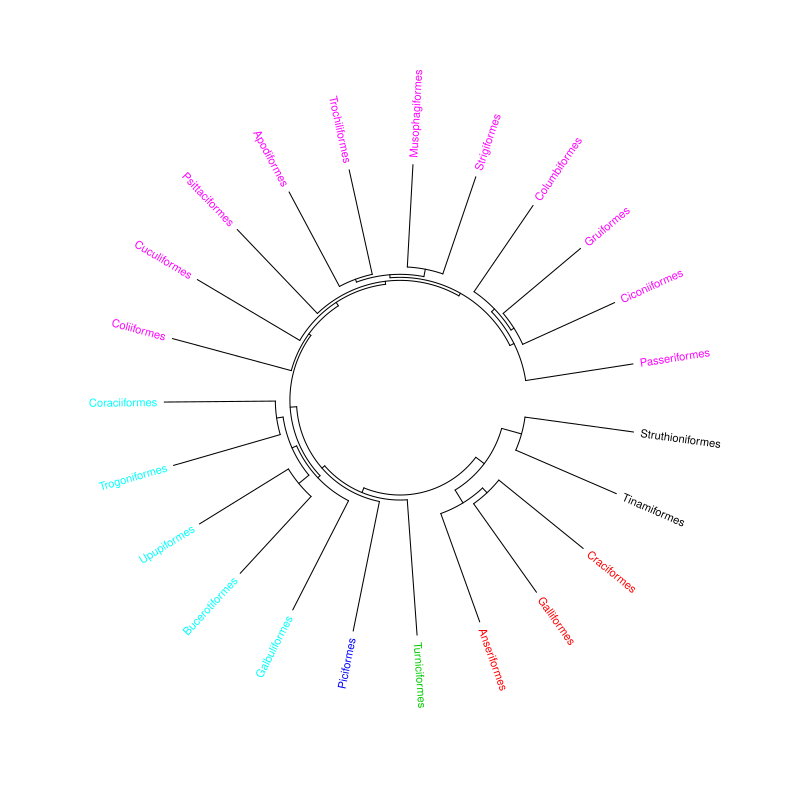

Recreate this plot in R.
library(ape)
data(bird.orders)
hc = as.hclust(bird.orders)
labels = hc$labels
ct = cutree(hc, 6)  # cut tree into 6 pieces
n = length(labels)
hc = as.dendrogram(hc)

library(circlize)
par(mar = c(1, 1, 1, 1))
circos.par(cell.padding = c(0, 0, 0, 0))
circos.initialize("a", xlim = c(0, n))
maxy = attr(hc, "height")
circos.trackPlotRegion(ylim = c(0, 1), bg.border = NA, track.height = 0.3, 
    panel.fun = function(x, y) {
        for(i in seq_len(n)) {
            circos.text(i-0.5, 0, labels[i], adj = c(1, 0.5), 
                facing = "reverse.clockwise", niceFacing = TRUE,
                col = ct[labels[i]], cex = 0.7)
        }
})

circos.dendrogram = function(dend, maxy=attr(dend, "height")) {
    labels = as.character(labels(dend))
    x = seq_along(labels) - 0.5
    names(x) = labels
    
    is.leaf = function(object) (is.logical(L <- attr(object, "leaf"))) && L
    
    draw.d = function(dend, maxy) {
        leaf = attr(dend, "leaf")
        d1 = dend[[1]]
        d2 = dend[[2]]
        height = attr(dend, 'height')
        midpoint = attr(dend, 'midpoint')
        
        if(is.leaf(d1)) {
            x1 = x[as.character(attr(d1, "label"))]
        } else {
            x1 = attr(d1, "midpoint") + x[as.character(labels(d1))[1]]
        }
        y1 = attr(d1, "height")
        
        if(is.leaf(d2)) {
            x2 = x[as.character(attr(d2, "label"))]
        } else {
            x2 = attr(d2, "midpoint") + x[as.character(labels(d2))[1]]
        }
        y2 = attr(d2, "height")
        
        circos.lines(c(x1, x1), maxy - c(y1, height), straight = TRUE)
        circos.lines(c(x1, x2), maxy - c(height, height))
        circos.lines(c(x2, x2), maxy - c(y2, height), straight = TRUE)
        
        if(!is.leaf(d1)) {
            draw.d(d1, maxy)
        }
        if(!is.leaf(d2)) {
            draw.d(d2, maxy)
        }
    }
    
    draw.d(dend, maxy)
}

circos.trackPlotRegion(ylim = c(0, maxy), bg.border = NA, 
    track.height = 0.4, panel.fun = function(x, y) {
        circos.dendrogram(hc, maxy)
})

circos.clear()
